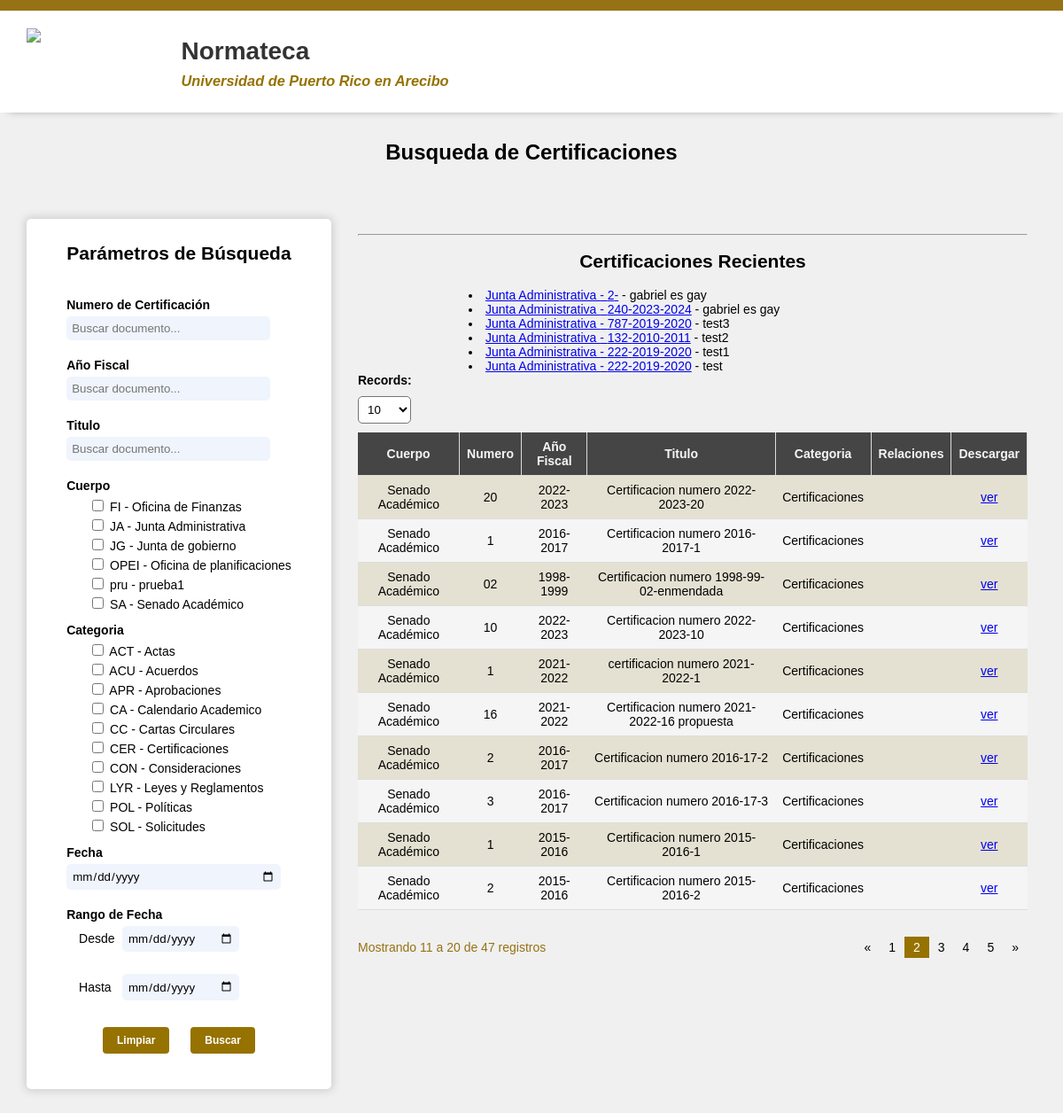
The app's page /views/search.php?pagina=2 with its own data.
### tables this page shows
CREATE TABLE `cuerpos` (
  `Cuerpo_abbr` varchar(4) NOT NULL,
  `Cuerpo_name` varchar(50) NOT NULL
);

CREATE TABLE `categories` (
  `Category_abbr` varchar(3) NOT NULL,
  `Category_name` varchar(25) NOT NULL,
  `Cuerpo` varchar(4) NOT NULL
);

CREATE TABLE `documentos` (
  `Document_id` int(5) NOT NULL,
  `Document_title` varchar(100) NOT NULL,
  `Cuerpo_abbr` varchar(4) NOT NULL,
  `Category_abbr` varchar(3) NOT NULL,
  `Certification_number` varchar(3) NOT NULL,
  `Fiscal_year` varchar(20) NOT NULL,
  `Document_lenguaje` varchar(3) NOT NULL,
  `Document_path` varchar(200) NOT NULL,
  `Date_created` timestamp NOT NULL DEFAULT current_timestamp() ON UPDATE current_timestamp(),
  `Document_state` tinyint(1) NOT NULL
);

### controllers/frontend/frontController.php (called while the page is built, shortened)
<?php
    include_once("../models/front/frontModel.php");
    function doc(){
        $model = new frontModel("localhost", "normateca", "root", "");
        $model->start_connection();
        $certificationNumber = $_SESSION['certificationNumber'];
        $fiscalYear = $_SESSION['fiscalYear'];
        $keyword = $_SESSION['keyword'];
        $documentTitle = $_SESSION['documentTitle'];
        $categoria = $_SESSION['categoria'];
        $cuerpo = $_SESSION['cuerpo'];
        $date_created = $_SESSION['dateCreated'];
        $desde = $_SESSION['desde'];
        $hasta = $_SESSION['hasta'];
        $paginaActual = $_SESSION['paginaActual'];
        $registros = $_SESSION['registros'];
        $inicio = ($paginaActual - 1) * $registros;
        $result = $model->get_documentos($certificationNumber, $fiscalYear, $keyword, $documentTitle,$cuerpo,$categoria,$date_created,$desde,$hasta,$paginaActual,$registros,$inicio);
        $result = $model->getCategorias();
        $result = $model->getCuerpos();
        $result = $model->recientes();
    }
?>

### models/front/frontModel.php (called while the page is built, shortened)
<?php
include_once("../db/db_info.php");
class frontModel extends DB
{
    public function get_documentos($certificationNumber, $fiscalYear, $keyword, $documentTitle,$cuerpo,$categoria,$date_created,$desde,$hasta,$paginaActual,$registros,$inicio){
        $query = "SELECT documentos.Document_id, documentos.Document_title, documentos.Fiscal_year, documentos.Certification_number, documentos.Document_path,
        cuerpos.Cuerpo_name, categories.Category_name
        FROM documentos
        JOIN cuerpos ON documentos.Cuerpo_abbr = cuerpos.Cuerpo_abbr
        JOIN categories ON documentos.Category_abbr = categories.Category_abbr
        WHERE  documentos.Document_state = 1";
        if ($inicio != '' AND $registros != '') {
            $query .= " LIMIT $inicio, $registros";
        }
        return $this->run_query($query);
    }
    public function recientes(){
        $query = "SELECT documentos.Document_title, documentos.Fiscal_year, documentos.Certification_number, cuerpos.Cuerpo_name, documentos.Document_path
        FROM documentos
        join cuerpos on documentos.Cuerpo_abbr = cuerpos.Cuerpo_abbr
        ORDER BY documentos.Document_id DESC
        LIMIT 6";
        return $this->run_query($query);
    }
    public function getCategorias(){
        $query = "SELECT categories.Category_abbr, categories.Category_name, cuerpos.Cuerpo_name, cuerpos.Cuerpo_abbr
        FROM categories
        JOIN cuerpos ON categories.Cuerpo = cuerpos.Cuerpo_abbr";
        return $this->run_query($query);
    }
    public function getCuerpos(){
        $query = "SELECT * FROM cuerpos";
        return $this->run_query($query);
    }
}

### db/db_info.php (called while the page is built, shortened)
<?php
class DB
{
    private $servername;
    private $dbname;
    private $username;
    private $password;
    public $connection;
    public function __construct($servername, $dbname, $username, $password)
    {
        $this->servername = $servername;
        $this->dbname = $dbname;
        $this->username = $username;
        $this->password = $password;
    }
    public function start_connection()
    {
        $this->connection = new mysqli($this->servername, $this->username, $this->password, $this->dbname);
    }
    public function run_query($query)
    {
        return mysqli_query($this->connection, $query);
    }
}

### views/search.php (the view, shortened to what this page needs)
<?php
  include_once("../controllers/frontend/frontController.php");
  doc();
?>
<!DOCTYPE html>
<html>
  <head>
    <link rel="stylesheet" href="../assets/css/main.css" />
  </head>
  <body>
    <header>
      <img src="../assets/images/arecibo.png" />
      <div>
        <h1>Normateca</h1>
        <h3><i> Universidad de Puerto Rico en Arecibo </i></h3>
      </div>
    </header>
    <div class="titulo">
      <h2>Busqueda de Certificaciones</h2>
    </div>
    <main>
      <section>
        <div class="firstBox">
          <div>
            <h2>Parámetros de Búsqueda</h2>
            <form class="search" action="search.php" method="POST">
              <label for="certification_number">Numero de Certificación</label>
              <input type="search" id="certification_number" name="certification_number" placeholder="Buscar documento..." />
              <label for="Fiscal_year">Año Fiscal</label>
              <input type="search" id="Fiscal_year" name="Fiscal_year" placeholder="Buscar documento..." />
              <label for="Document_title">Titulo</label>
              <input type="search" id="Document_title" name="Document_title" placeholder="Buscar documento..." />
              <label>Cuerpo</label>
              <div class="filters">
                  <?php
                    if (isset($_SESSION['corps']) && !empty($_SESSION['corps'])) {
                        foreach ($_SESSION['corps'] as $corp) {
                            $checked = (isset($_POST['cuerpo']) && in_array($corp['corp_abbr'], $_POST['cuerpo'])) ? 'checked' : '';
                            echo '<input type="checkbox" id="' . $corp['corp_abbr'] . '" name="cuerpo[]" value="' . $corp['corp_abbr'] . '" ' . $checked . ' />';
                            echo '<label for="' . $corp['corp_abbr'] . '"> ' . $corp['corp_abbr'] . ' - ' . $corp['corp_name'] . ' </label><br />';
                        }
                    }else{
                      echo '<p>No hay cuerpos disponibles</p>';
                    }
                  ?>
              </div>
              <label>Categoria</label>
              <div class="filters">
                  <?php
                    if (isset($_SESSION['cats']) && !empty($_SESSION['cats'])) {
                        foreach ($_SESSION['cats'] as $cat) {
                            echo '<input type="checkbox" id="' . $cat['cat_abbr'] . '" name="categoria[]" value="' . $cat['cat_abbr'] . '" />';
                            echo '<label for="' . $cat['cat_abbr'] . '"> ' . $cat['cat_abbr'] . ' - ' . $cat['cat_name'] . '</label><br />';
                        }
                    }else{
                      echo '<p>No hay cuerpos disponibles</p>';
                    }
                  ?>
              </div>
              <label for="Date_created">Fecha</label>
              <input type="date" id="Date_created" name="Date_created" placeholder="Buscar documento..." />
              <label>Rango de Fecha</label>
              <div class="dates">
                <label for="desde">Desde</label>
                <input type="date" id="desde" name="desde" placeholder="Buscar documento..." />
                <br /><label for="hasta">Hasta</label>
                <input type="date" id="hasta" name="hasta" placeholder="Buscar documento..." />
              </div>
              <button type="button" onclick="Formulariolimpiar()">Limpiar</button>
              <button type="submit">Buscar</button>
            </form>
          </div>
        </div>
             <div class="lastBox">
               <div>
                <hr>
                 <h2>Certificaciones Recientes</h2>
                 <div class="recents">
                   <div class="JA">
                    <?php
                      if (isset($_SESSION['recientes']) && !empty($_SESSION['recientes'])) {
                        foreach ($_SESSION['recientes'] as $rec) {
                          echo '<tr>';
                          echo '<li><a href="'.$rec['path'].'" target="_blank">'.$rec['cuerpo'].' - '.$rec['number'].'-'.$rec['fiscal'].'</a> - '.$rec['title'].'</li>';
                          echo '</tr>';
                        }
                      }else{
                        echo '<p>No hay documentos disponibles</p>';
                      }
                    ?>
                   </div>
                 </div>
               </div>
               <div class="results">
                 <label for="records">Records:</label>
                 <form id="myForm" method="post" action="search.php">
                    <select id="records" name="records" onchange="updateRecords()">
                      <option value="10" <?php if ($_SESSION['registros'] == 10) echo 'selected'; ?>>10</option>
                    </select>
                  </form>
                  <table>
                    <thead>
                      <tr>
                        <th>Cuerpo</th>
                        <th>Numero</th>
                        <th>Año Fiscal</th>
                        <th>Titulo</th>
                        <th>Categoria</th>
                        <th>Relaciones</th>
                        <th>Descargar</th>
                      </tr>
                    </thead>
                    <tbody>
                    <?php
                      if (empty($_SESSION['doc'])) {
                        echo '<tr><td colspan="7">No documents available</td></tr>';
                      }else{
                        foreach ($_SESSION['doc'] as $doc) {
                          echo '<tr>';
                          echo '<td>'.$doc['cuerpo'].'</td>';
                          echo '<td>'.$doc['certi'].'</td>';
                          echo '<td>'.$doc['fiscal'].'</td>';
                          echo '<td>'.$doc['title'].'</td>';
                          echo '<td>'.$doc['categoria'].'</td>';
                          echo'<td>';
                          echo '</td>';
                          echo '<td><a href="' . $doc['path'] . '" target="_blank">ver</a></td>';
                        }
                      }
                    ?>
                    </tbody>
                  </table>
                  <?php
                    function generarPaginacion($current_page, $totalPaginas) {
                        $html = '';
                        if ($totalPaginas > 1) {
                            $html .= '<div class="pagination">';
                            if ($current_page > 1) {
                                $html .= '<a href="?pagina=1">&laquo;</a>';
                            }
                            $range = 3;
                            $start = max(1, $current_page - $range);
                            $end = min($totalPaginas, $current_page + $range);
                            for ($i = $start; $i <= $end; $i++) {
                                $class = ($i == $current_page) ? 'active' : '';
                                $html .= '<a href="?pagina=' . $i . '" class="' . $class . '">' . $i . '</a>';
                            }
                            if ($current_page < $totalPaginas) {
                                $html .= '<a href="?pagina=' . $totalPaginas . '">&raquo;</a>';
                            }
                            $html .= '</div>';
                        }
                        return $html;
                    }
                    $current_page = isset($_GET['pagina']) ? (int)$_GET['pagina'] : 1;
                    $registros_por_pagina = isset($_GET['registros']) ? (int)$_GET['registros'] : 10;
                    if (isset($_SESSION['paginas'])) {
                        foreach ($_SESSION['paginas'] as $pagina) {
                            $totalPaginas = $pagina['pag'];
                            $total = $pagina['total'];
                            $current_page = min($current_page, ceil($total / $registros_por_pagina));
                            $first = ($current_page - 1) * $registros_por_pagina + 1;
                            $last = min($current_page * $registros_por_pagina, $total);
                            echo '<div class="table-aditional">';
                            echo '<p>Mostrando ' . $first . ' a ' . $last . ' de ' . $total . ' registros</p>';
                            echo generarPaginacion($current_page, $totalPaginas);
                            echo '</div>';
                        }
                    }
                    ?>
          </div>
        </div>
      </section>
    </main>
  </body>
</html>

### assets/css/main.css (style rules this page uses)
html { overflow-x: hidden; margin: 0; padding: 0; }
body { margin: 0; padding: 0; font-family: "Helvetica Neue", sans-serif; }
body { margin: 0; padding: 0; height: 100%; background-repeat: no-repeat; font-size: 14px; background-color: #f0f0f0; }
* { font-family: Arial, Helvetica, sans-serif; }
header { background-color: #ffffff; display: flex; max-height: 75px; color: #333333; border-top: 12px solid #967216; padding: 20px; padding-left: 30px; box-shadow: 0 7px 9.5px -9.5px grey; }
header img { width: 13%; margin-right: 13px; }
header h3 > i { color: #967200; }
header div { margin-left: 12px; margin-top: auto; margin-bottom: auto; line-height: 14px; }
.titulo { text-align: center; font-size: 16px; line-height: 90px; margin-top: -20px; }
main { display: grid; margin: 20px 0; }
section { justify-self: center; width: 95%; border-radius: 8px; text-align: center; min-height: 400px; display: flex; flex-direction: row; gap: 20px; justify-content: center; align-items: stretch; padding: 10px; }
section p { color: #b39122; }
.firstBox { background-color: #ffffff; box-shadow: 0 0px 10px 2px rgb(205, 205, 205); flex-basis: 30%; }
.lastBox { flex-basis: 70%; }
.firstBox, .lastBox { border-radius: 5px; height: min-content; padding: 10px; }
.search { margin: 0 auto; padding: 20px; text-align: center; display: block; width: fit-content; }
label { font-weight: bold; }
.search > label { display: block; width: 100%; font-size: 14px; text-align: start; }
.search > input { display: block; margin-top: 5px; padding: 6px; border-radius: 5px; border: none; margin-bottom: 20px; width: 230px; background-color: #eff4fd; }
.firstBox button { padding: 8px 16px; background-color: #967200; color: white; border: none; border-radius: 4px; cursor: pointer; font-size: 12px; margin: 10px; font-weight: bold; }
.filters { margin-top: 5px; text-align: left; margin-left: 25px; margin-bottom: 10px; }
.filters label { font-weight: normal; }
input[type="checkbox"] { margin-bottom: 6px; }
.dates > label { display: inline-block; width: 45px; font-size: 14px; text-align: start; margin-left: -45px; font-weight: normal; }
.dates > input { display: inline-block; margin-top: 5px; padding: 6px; border-radius: 5px; border: none; margin-bottom: 20px; width: 120px; background-color: #eff4fd; }
.recents { display: flex; }
.JA { width: 100%; }
.JA li, .SA li { text-align: start; margin-left: 125px; }
.results { text-align: start; overflow-x: auto; }
.results table { width: 100%; border-collapse: collapse; }
.results th, .results td { padding: 8px; text-align: center; border-bottom: 1px solid #ddd; }
.results th { background-color: #454545; color: whitesmoke; height: 30px; border-right: 1px solid #ddd; }
.results tr:nth-child(odd) { background-color: rgba( 228, 223, 206, 0.866 ); }
.results tr:nth-child(even) { background-color: whitesmoke; }
.results label { width: 100%; font-size: 14px; text-align: start; margin-right: 5px; }
.results select { margin-top: 5px; padding: 6px; border-radius: 5px; margin-top: 10px; margin-bottom: 10px; width: 60px; background-color: #ffffff; }
.pagination { display: inline-block; }
.pagination a { color: black; float: left; padding: 4px 10px; text-decoration: none; }
.pagination a.active { background-color: #967200; color: white; }
.table-aditional > p { color: #967216; }
.table-aditional { display: flex; justify-content: space-between; align-items: center; margin-top: 20px; }

### records on screen
cuerpos: Cuerpo_abbr "OPEI", Cuerpo_name "Oficina de planificaciones"
cuerpos: Cuerpo_abbr "pru", Cuerpo_name "prueba1"
cuerpos: Cuerpo_abbr "SA", Cuerpo_name "Senado Académico"
categories: Category_abbr "ACT", Category_name "Actas"
categories: Category_abbr "ACU", Category_name "Acuerdos"
categories: Category_abbr "APR", Category_name "Aprobaciones"
categories: Category_abbr "CA", Category_name "Calendario Academico"
categories: Category_abbr "CC", Category_name "Cartas Circulares"
categories: Category_abbr "CER", Category_name "Certificaciones"
categories: Category_abbr "CON", Category_name "Consideraciones"
categories: Category_abbr "LYR", Category_name "Leyes y Reglamentos"
categories: Category_abbr "POL", Category_name "Políticas"
categories: Category_abbr "SOL", Category_name "Solicitudes"
documentos: cuerpos.Cuerpo_name "Junta Administrativa", Certification_number "2", Document_title "gabriel es gay"
documentos: cuerpos.Cuerpo_name "Junta Administrativa", Certification_number "240", Fiscal_year "2023-2024", Document_title "gabriel es gay"
documentos: cuerpos.Cuerpo_name "Junta Administrativa", Certification_number "787", Fiscal_year "2019-2020", Document_title "test3"
documentos: cuerpos.Cuerpo_name "Junta Administrativa", Certification_number "132", Fiscal_year "2010-2011", Document_title "test2"
documentos: cuerpos.Cuerpo_name "Junta Administrativa", Certification_number "222", Fiscal_year "2019-2020", Document_title "test1"
documentos: cuerpos.Cuerpo_name "Junta Administrativa", Certification_number "222", Fiscal_year "2019-2020", Document_title "test"
documentos: cuerpos.Cuerpo_name "Senado Académico", Certification_number "20", Fiscal_year "2022-2023", Document_title "Certificacion numero 2022-2023-20", categories.Category_name "Certificaciones"
documentos: cuerpos.Cuerpo_name "Senado Académico", Certification_number "1", Fiscal_year "2016-2017", Document_title "Certificacion numero 2016-2017-1", categories.Category_name "Certificaciones"
documentos: cuerpos.Cuerpo_name "Senado Académico", Certification_number "02", Fiscal_year "1998-1999", Document_title "Certificacion numero 1998-99-02-enmendada", categories.Category_name "Certificaciones"
documentos: cuerpos.Cuerpo_name "Senado Académico", Certification_number "10", Fiscal_year "2022-2023", Document_title "Certificacion numero 2022-2023-10", categories.Category_name "Certificaciones"
documentos: cuerpos.Cuerpo_name "Senado Académico", Certification_number "1", Fiscal_year "2021-2022", Document_title "certificacion numero 2021-2022-1", categories.Category_name "Certificaciones"
documentos: cuerpos.Cuerpo_name "Senado Académico", Certification_number "16", Fiscal_year "2021-2022", Document_title "Certificacion numero 2021-2022-16 propuesta", categories.Category_name "Certificaciones"
documentos: cuerpos.Cuerpo_name "Senado Académico", Certification_number "2", Fiscal_year "2016-2017", Document_title "Certificacion numero 2016-17-2", categories.Category_name "Certificaciones"
documentos: cuerpos.Cuerpo_name "Senado Académico", Certification_number "3", Fiscal_year "2016-2017", Document_title "Certificacion numero 2016-17-3", categories.Category_name "Certificaciones"
documentos: cuerpos.Cuerpo_name "Senado Académico", Certification_number "1", Fiscal_year "2015-2016", Document_title "Certificacion numero 2015-2016-1", categories.Category_name "Certificaciones"
documentos: cuerpos.Cuerpo_name "Senado Académico", Certification_number "2", Fiscal_year "2015-2016", Document_title "Certificacion numero 2015-2016-2", categories.Category_name "Certificaciones"

### other values on screen
$corp['corp_abbr'] "FI"
$corp['corp_name'] "Oficina de Finanzas"
$corp['corp_abbr'] "JA"
$corp['corp_name'] "Junta Administrativa"
$corp['corp_abbr'] "JG"
$corp['corp_name'] "Junta de gobierno"
$first "11"
$last "20"
$total "47"
